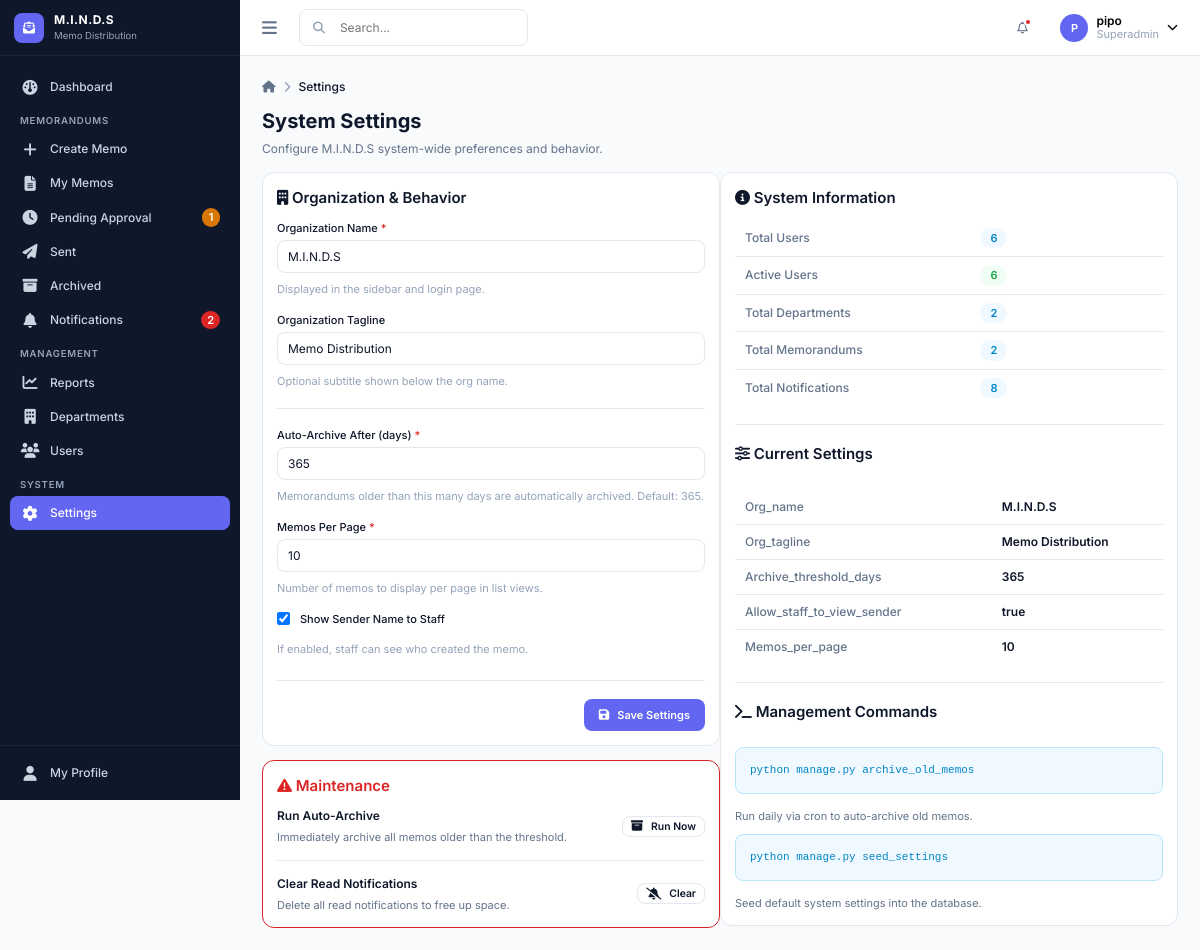
The page /settings/ (signed in) on the database its author committed.
### accounts/models.py (models this page shows, shortened)
class User(AbstractUser):
    class Role(models.TextChoices):
        SUPERADMIN = "superadmin", "Superadmin"
        ADMIN      = "admin",      "Admin"
        STAFF      = "staff",      "Staff"
    role = models.CharField(max_length=20, choices=Role.choices, default=Role.STAFF)
    department = models.ForeignKey(
        "departments.Department",
        on_delete=models.SET_NULL,
        null=True, blank=True,
        related_name="members",
    )
    @property
    def is_superadmin(self):
        return self.role == self.Role.SUPERADMIN
    def can_send_directly(self):
        return self.role in (self.Role.SUPERADMIN, self.Role.ADMIN)
    def can_manage_departments(self):
        return self.role == self.Role.SUPERADMIN

### settings_app/models.py (models this page shows, shortened)
class SystemSetting(models.Model):
    key = models.CharField(max_length=100, unique=True)
    value = models.CharField(max_length=500, blank=True)
    description = models.CharField(max_length=255, blank=True)
    class Meta:
        ordering = ["key"]
    @classmethod
    def get(cls, key, default=None):
        try:
            return cls.objects.get(key=key).value
        except cls.DoesNotExist:
            return default

### settings_app/views.py (the view, shortened to what this page needs)
# urls.py: path("", views.SettingsIndexView.as_view(), name="index"),
class SettingsIndexView(LoginRequiredMixin, SuperadminRequiredMixin, View):
    template_name = "settings_app/settings.html"
    def get(self, request):
        form = SystemSettingForm()
        form.load_from_db()
        return render(request, self.template_name, {
            "form": form,
            "breadcrumbs": [{"label": "Settings"}],
            "total_users": User.objects.count(),
            "active_users": User.objects.filter(is_active=True).count(),
            "total_departments": Department.objects.count(),
            "total_memos": Memorandum.objects.count(),
            "total_notifications": Notification.objects.count(),
            "current_settings": {k: SystemSetting.get(k, "—") for k in ["org_name", "org_tagline", "archive_threshold_days", "allow_staff_to_view_sender", "memos_per_page"]},
        })

### core/context_processors.py (called while the page is built, shortened)
def global_counts(request):
    if not request.user.is_authenticated:
        return {}
    user = request.user
    data = {
        "unread_notif_count": Notification.objects.for_user(user).unread().count(),
        "recent_notifications": (
            Notification.objects.for_user(user).select_related("memo")[:6]
        ),
    }
    if user.can_send_directly():
        data["pending_count"] = Memorandum.objects.visible_to(user).pending_approval().count()
        data["draft_count"] = (
            Memorandum.objects.filter(created_by=user, status="draft").count()
        )
    return data

### core/permissions.py (called while the page is built)
    def test_func(self):
        user = self.request.user
        return user.is_authenticated and user.role in self.allowed_roles

### memos/models.py (called while the page is built, shortened)
    def visible_to(self, user):
        from django.db.models import Q
        if user.is_superadmin:
            return self

    def pending_approval(self):
        return self.filter(status=Memorandum.Status.PENDING)

### notifications/models.py (called while the page is built)
    def unread(self):
        return self.filter(is_read=False)

    def for_user(self, user):
        from memos.models import Memorandum
        return self.filter(
        user=user,
        memo__in=Memorandum.objects.visible_to(user)
    )

### settings_app/templates/settings_app/settings.html (shortened to what this page needs)
{% extends "base.html" %}
{% block breadcrumb %}{% include "partials/breadcrumb.html" %}{% endblock %}
{% block content %}
<div class="page-header">
    <div><h1>System Settings</h1><p>Configure M.I.N.D.S system-wide preferences and behavior.</p></div>
</div>
<div class="grid grid-2" style="align-items:start;">
    <div>
        <div class="card mb-4">
            <div class="card-header"><h3><i class="fa-solid fa-building"></i> Organization &amp; Behavior</h3></div>
            <form method="post">
                <div class="form-group">
                    <label class="form-label">{{ form.org_name.label }} <span class="required">*</span></label>
                    {{ form.org_name }}
                    <p class="form-hint">{{ form.org_name.help_text }}</p>
                </div>
                <div class="form-group">
                    <label class="form-label">{{ form.org_tagline.label }}</label>
                    {{ form.org_tagline }}
                    <p class="form-hint">{{ form.org_tagline.help_text }}</p>
                </div>
                <hr class="divider">
                <div class="form-group">
                    <label class="form-label">{{ form.archive_threshold_days.label }} <span class="required">*</span></label>
                    {{ form.archive_threshold_days }}
                    <p class="form-hint">{{ form.archive_threshold_days.help_text }}</p>
                </div>
                <div class="form-group">
                    <label class="form-label">{{ form.memos_per_page.label }} <span class="required">*</span></label>
                    {{ form.memos_per_page }}
                    <p class="form-hint">{{ form.memos_per_page.help_text }}</p>
                </div>
                <div class="form-group flex items-center gap-3">
                    {{ form.allow_staff_to_view_sender }}
                    <label class="form-label" style="margin:0;">{{ form.allow_staff_to_view_sender.label }}</label>
                </div>
                <p class="form-hint">{{ form.allow_staff_to_view_sender.help_text }}</p>
                <div class="form-actions">
                    <button type="submit" class="btn btn-primary"><i class="fa-solid fa-floppy-disk"></i> Save Settings</button>
                </div>
            </form>
        </div>
        <div class="card" style="border-color:var(--color-danger);">
            <div class="card-header"><h3 style="color:var(--color-danger);"><i class="fa-solid fa-triangle-exclamation"></i> Maintenance</h3></div>
            <div class="flex flex-col gap-4">
                <div class="flex items-center justify-between">
                    <div><div class="font-semibold text-sm">Run Auto-Archive</div><div class="text-xs text-muted mt-1">Immediately archive all memos older than the threshold.</div></div>
                    <button class="btn btn-secondary btn-sm" data-modal-target="archiveNowModal"><i class="fa-solid fa-box-archive"></i> Run Now</button>
                </div>
                <hr class="divider" style="margin:0;">
                <div class="flex items-center justify-between">
                    <div><div class="font-semibold text-sm">Clear Read Notifications</div><div class="text-xs text-muted mt-1">Delete all read notifications to free up space.</div></div>
                    <button class="btn btn-secondary btn-sm" data-modal-target="clearNotifsModal"><i class="fa-solid fa-bell-slash"></i> Clear</button>
                </div>
            </div>
        </div>
    </div>
    <div class="card">
        <div class="card-header"><h3><i class="fa-solid fa-circle-info"></i> System Information</h3></div>
        <table class="data-table">
            <tbody>
                <tr><td class="text-muted font-medium" style="width:55%;">Total Users</td><td><span class="badge badge-draft">{{ total_users }}</span></td></tr>
                <tr><td class="text-muted font-medium">Active Users</td><td><span class="badge badge-sent">{{ active_users }}</span></td></tr>
                <tr><td class="text-muted font-medium">Total Departments</td><td><span class="badge badge-draft">{{ total_departments }}</span></td></tr>
                <tr><td class="text-muted font-medium">Total Memorandums</td><td><span class="badge badge-draft">{{ total_memos }}</span></td></tr>
                <tr><td class="text-muted font-medium">Total Notifications</td><td><span class="badge badge-draft">{{ total_notifications }}</span></td></tr>
            </tbody>
        </table>
        <hr class="divider">
        <div class="card-header" style="padding:0 0 var(--space-4) 0;"><h3><i class="fa-solid fa-sliders"></i> Current Settings</h3></div>
        <table class="data-table">
            <tbody>
                {% for key, val in current_settings.items %}
                <tr>
                    <td class="text-muted font-medium" style="width:60%;text-transform:capitalize;">{{ key }}</td>
                    <td class="font-semibold text-sm">{{ val }}</td>
                </tr>
                {% endfor %}
            </tbody>
        </table>
        <hr class="divider">
        <div class="card-header" style="padding:0 0 var(--space-4) 0;"><h3><i class="fa-solid fa-terminal"></i> Management Commands</h3></div>
        <div class="alert alert-info" style="font-size:var(--font-size-xs);font-family:monospace;">python manage.py archive_old_memos</div>
        <p class="text-xs text-muted mb-3">Run daily via cron to auto-archive old memos.</p>
        <div class="alert alert-info" style="font-size:var(--font-size-xs);font-family:monospace;">python manage.py seed_settings</div>
        <p class="text-xs text-muted">Seed default system settings into the database.</p>
    </div>
</div>
{% endblock %}

### core/templates/partials/topbar.html (shortened to what this page needs)
<header class="topbar">
    <div class="topbar-left">
        <button class="sidebar-toggle" id="sidebarToggle" aria-label="Toggle sidebar">
            <i class="fa-solid fa-bars"></i>
        </button>
        {% include "partials/search_bar.html" %}
    </div>
    <div class="topbar-right">
        <div class="user-menu">
            <button class="topbar-icon-btn" id="notifBellToggle" aria-label="Notifications">
                <i class="fa-regular fa-bell"></i>
                {% if unread_notif_count %}<span class="badge-dot"></span>{% endif %}
            </button>
        </div>
        <div class="user-menu">
            <button class="user-menu-trigger" id="userMenuToggle">
                <div class="user-avatar">{{ user.first_name|first|default:user.username|first|upper }}</div>
                <div class="user-menu-info hide-mobile">
                    <div class="name">{{ user.get_full_name|default:user.username }}</div>
                    <div class="role">{{ user.get_role_display }}</div>
                </div>
                <i class="fa-solid fa-chevron-down text-xs hide-mobile"></i>
            </button>
        </div>
    </div>
</header>

### core/static/css/base.css (style rules this page uses)
:root { --color-primary: #6366f1; --color-primary-hover: #4f46e5; --color-primary-light: #eef2ff; --color-sidebar-bg: #0f172a; --color-sidebar-text: #cbd5e1; --color-sidebar-text-active: #ffffff; --color-sidebar-hover: #1e293b; --color-sidebar-active-bg: #6366f1; --color-bg: #f8fafc; --color-card: #ffffff; --color-border: #e2e8f0; --color-text-primary: #0f172a; --color-text-secondary: #64748b; --color-text-muted: #94a3b8; --color-success: #16a34a; --color-success-bg: #f0fdf4; --color-warning: #d97706; --color-warning-bg: #fffbeb; --color-danger: #dc2626; --color-danger-bg: #fef2f2; --color-info: #0284c7; --color-info-bg: #f0f9ff; --color-priority-normal: #64748b; --color-priority-important: #d97706; --color-priority-urgent: #dc2626; --color-unread-bg: #eef2ff; --color-unread-dot: #6366f1; --font-family: 'Inter', -apple-system, BlinkMacSystemFont, sans-serif; --font-size-xs: 0.75rem; --font-size-sm: 0.8125rem; --font-size-base: 0.875rem; --font-size-md: 1rem; --font-size-lg: 1.125rem; --font-size-xl: 1.375rem; --font-size-2xl: 1.75rem; --font-weight-normal: 400; --font-weight-medium: 500; --font-weight-semibold: 600; --font-weight-bold: 700; --space-1: 4px; --space-2: 8px; --space-3: 12px; --space-4: 16px; --space-5: 20px; --space-6: 24px; --space-8: 32px; --space-10: 40px; --space-12: 48px; --radius-sm: 6px; --radius-md: 8px; --radius-lg: 12px; --radius-full: 9999px; --shadow-sm: 0 1px 2px 0 rgba(15,23,42,.05); --shadow-md: 0 4px 6px -1px rgba(15,23,42,.07),0 2px 4px -2px rgba(15,23,42,.05); --shadow-lg: 0 10px 15px -3px rgba(15,23,42,.08),0 4px 6px -4px rgba(15,23,42,.05); --sidebar-width: 260px; --sidebar-width-collapsed: 76px; --topbar-height: 64px; --transition-speed: 0.18s; }
*,*::before,*::after { box-sizing:border-box;margin:0;padding:0 }
html { font-size:16px }
body { font-family:var(--font-family);font-size:var(--font-size-base);color:var(--color-text-primary);background-color:var(--color-bg);line-height:1.5;-webkit-font-smoothing:antialiased }
button { font-family:inherit;cursor:pointer }
input,textarea,select { font-family:inherit;font-size:inherit }
.text-xs { font-size:var(--font-size-xs) }
.text-sm { font-size:var(--font-size-sm) }
.font-medium { font-weight:var(--font-weight-medium) }
.font-semibold { font-weight:var(--font-weight-semibold) }
.text-muted { color:var(--color-text-secondary) }
.flex { display:flex }
.flex-col { flex-direction:column }
.items-center { align-items:center }
.justify-between { justify-content:space-between }
.gap-3 { gap:var(--space-3) }
.gap-4 { gap:var(--space-4) }
.mb-3 { margin-bottom:var(--space-3) }
.mb-4 { margin-bottom:var(--space-4) }
.mt-1 { margin-top:var(--space-1) }

### core/static/css/utilities.css (style rules this page uses)
.grid { display:grid }
.grid-2 { grid-template-columns:repeat(2,1fr) }
.divider { border:none;border-top:1px solid var(--color-border);margin:var(--space-5) 0 }

### rows shown on the page
User: first_name|first "P", get_full_name "pipo", role "Superadmin"
SystemSetting: allow_staff_to_view_sender.label "Show Sender Name to Staff", key "Allow_staff_to_view_sender", value "true"
SystemSetting: key "Org_name", value "M.I.N.D.S"
SystemSetting: key "Org_tagline", value "Memo Distribution"
SystemSetting: key "Archive_threshold_days", value "365"
SystemSetting: key "Memos_per_page", value "10"

### other values the page prints
{{ pending_count }} "1"
{{ unread_notif_count }} "2"
{{ item.label }} "Settings"
{{ total_users }} "6"
{{ active_users }} "6"
{{ total_departments }} "2"
{{ total_memos }} "2"
{{ total_notifications }} "8"
